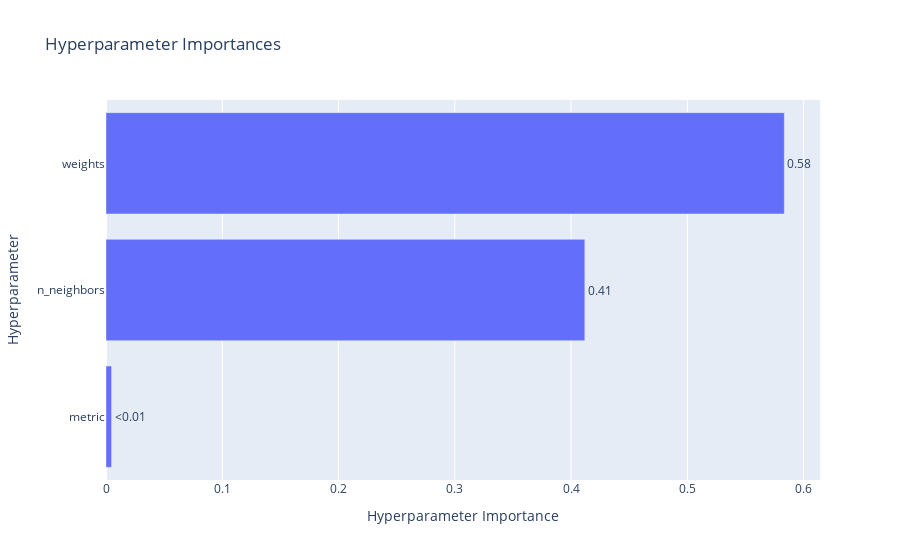

Source (notebook cell):
### Code cell
visualizations['param_importances']

### Figure 1 — Plotly figure (JSON) as saved in the notebook; plotly's stock layout.template omitted (floating-point values rounded to 4 significant figures)
{"data": [{"cliponaxis": false, "hovertemplate": ["metric (CategoricalDistribution): 0.004792729620164825<extra></extra>", "n_neighbors (IntDistribution): 0.4118310338302149<extra></extra>", "weights (CategoricalDistribution): 0.5833762365496202<extra></extra>"], "name": "Objective Value", "orientation": "h", "text": ["<0.01", "0.41", "0.58"], "textposition": "outside", "type": "bar", "x": [0.004793, 0.4118, 0.5834], "y": ["metric", "n_neighbors", "weights"]}], "layout": {"title": {"text": "Hyperparameter Importances"}, "xaxis": {"title": {"text": "Hyperparameter Importance"}}, "yaxis": {"title": {"text": "Hyperparameter"}}}}
